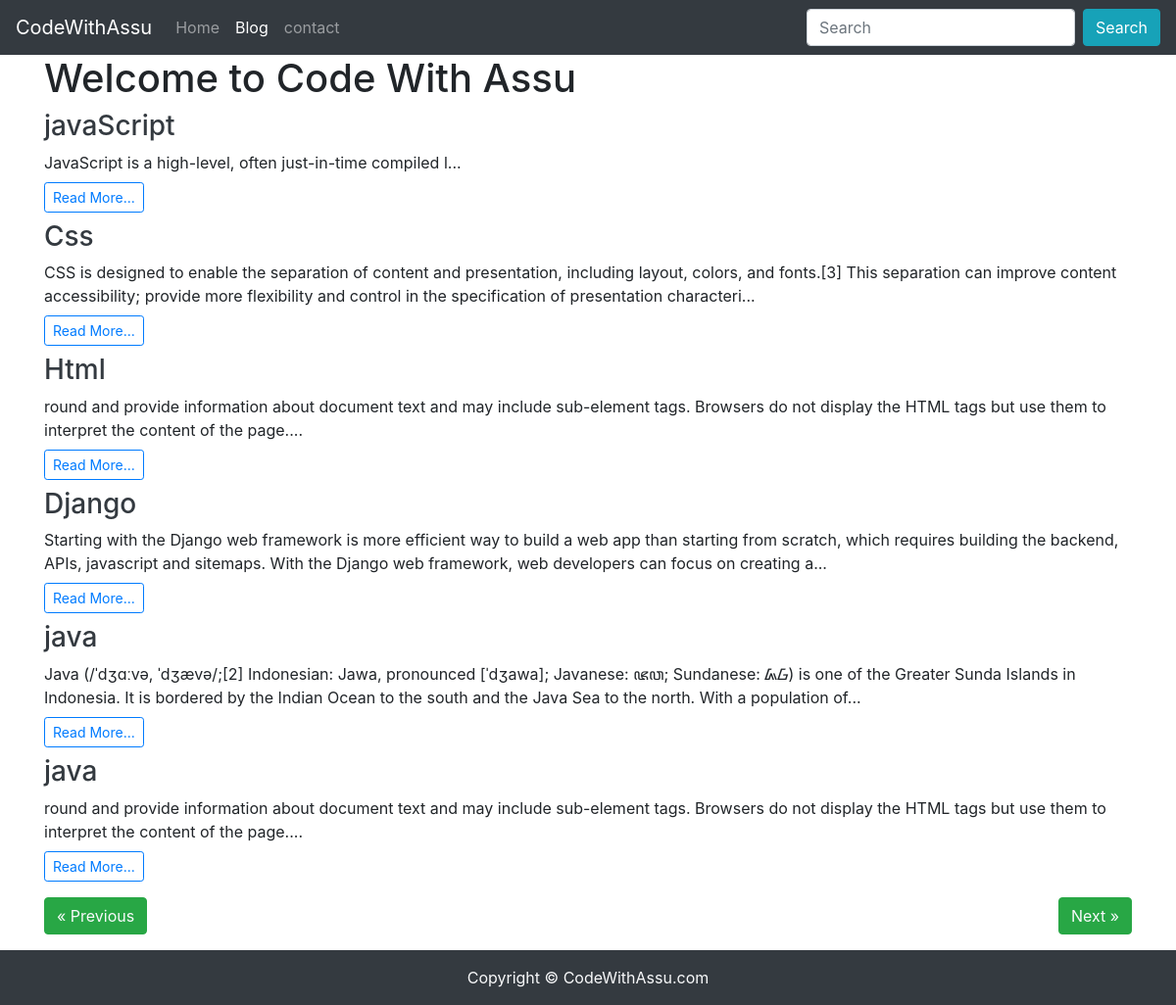
Page /blog on the committed database.
### blog/models.py (models this page shows, shortened)
class Blog(models.Model):
    sno=models.AutoField(primary_key=True)
    title=models.CharField(max_length=200)
    short_desc=models.CharField(max_length=300,default='')
    content=models.TextField()
    slug=models.CharField(max_length=100)
    time=models.DateTimeField(auto_now_add=True)

### blog/views.py (the view)
# urls.py: path('blog',views.blog,name='blog'),
def blog(request):
    no_of_posts=6
    page=request.GET.get('page')
    if page is None:
        page=1
    else:
        page=int(page)
    print(page)
    blogs=Blog.objects.all()
    length=len(blogs)
    blogs=blogs[(page-1)*no_of_posts:page*no_of_posts]
    length=length
    if page>1:
        prev=page-1
    else:
        prev=None
    if page<math.ceil(length/no_of_posts):
        nxt=page+1
    else:
        nxt=None
    context={'blogs':blogs,'prev':prev,'nxt':nxt}
    return render(request,'bloghome.html',context)

### templates/bloghome.html (shortened to what this page needs)
{% extends "base.html" %}
{% block blogactive %}active{% endblock blogactive %}
{% block body %}
<div class='container'>
    <h1>Welcome to Code With Assu</h1>
    {% for blog in blogs %}
    <div class="my-2">
        <h3 class="mt-0 "><a href='/blogpost/{{blog.slug}}' class="text-dark">{{blog.title}}</a></h3>
        <div class='my-2'>
            {{blog.short_desc|slice:245}}...
        </div>
        <a href='/blogpost/{{blog.slug}}' class="text-dark"><button class="btn btn-outline-primary btn-sm">Read More...</button></a>
    </div>
    {% endfor %}
    <div class='my-3'>
        {% if prev %}
        <button class='btn btn-success '><a class='text-light' href='/blog?page={{prev}}'>&laquo; Previous</a></button>
        {% else%}
        <button class='btn btn-success'><a class='text-light' href='#'>&laquo; Previous</a></button>
        {% endif %}
        {% if nxt %}
        <button class='btn btn-success float-right'><a class='text-light' href='/blog?page={{nxt}}'>Next &raquo; </a></button>
        {% else%}
        <button class='btn btn-success float-right'><a class='text-light' href='#'>Next &raquo; </a></button>
        {% endif %}
    </div>
</div>
{% endblock body %}

### templates/base.html (shortened to what this page needs)
<!doctype html>
<html lang="en">
  <head>
    <link rel="stylesheet" href="https://cdn.jsdelivr.net/npm/bootstrap@4.4.1/dist/css/bootstrap.min.css">
  </head>
  <body>
    <nav class="navbar navbar-expand-lg navbar-dark bg-dark sticky-top">
        <a class="navbar-brand" href="/">CodeWithAssu</a>
        <div class="collapse navbar-collapse" id="navbarSupportedContent">
          <ul class="navbar-nav mr-auto">
            <li class="nav-item">
              <a class="nav-link {% block homeactive %}{% endblock homeactive %}" href="/">Home<span class="sr-only">(current)</span></a>
            </li>
            <li class="nav-item">
              <a class="nav-link {% block blogactive %}{% endblock blogactive %}" href="/blog">Blog</a>
            </li>
            <li class="nav-item">
              <a class="nav-link {% block contactactive %}{% endblock contactactive %}" href="/contact">contact</a>
            </li>
          </ul>
          <form action='/search' method='get'  class="form-inline my-2 my-lg-0">
            <input class="form-control mr-sm-2" type="search" placeholder="Search" aria-label="Search">
            <button class="btn btn-info my-2 my-sm-0" type="submit">Search</button>
          </form>
        </div>
      </nav>
    {% block body %}{% endblock body %}
    <footer class='py-3 text-light bg-dark text-center '> Copyright &copy; CodeWithAssu.com</footer>
  </body>
</html>

### templates/bloghome.html (style rules this page uses)
.container { min-height:90vh; }

### rows in the picture
Blog: title "javaScript", short_desc "JavaScript is a high-level, often just-in-time compiled l"
Blog: title "Css", short_desc "CSS is designed to enable the separation of content and presentation, including layout, colors, and fonts.[3] This separation can improve content accessibility; provide more flexibility and control in the specification of presentation characteri"
Blog: title "Html", short_desc "round and provide information about document text and may include sub-element tags. Browsers do not display the HTML tags but use them to interpret the content of the page."
Blog: title "Django", short_desc "Starting with the Django web framework is more efficient way to build a web app than starting from scratch, which requires building the backend, APIs, javascript and sitemaps. With the Django web framework, web developers can focus on creating a"
Blog: title "java", short_desc "Java (/ˈdʒɑːvə, ˈdʒævə/;[2] Indonesian: Jawa, pronounced [ˈdʒawa]; Javanese: ꦗꦮ; Sundanese: ᮏᮝ) is one of the Greater Sunda Islands in Indonesia. It is bordered by the Indian Ocean to the south and the Java Sea to the north. With a population of"
Blog: title "java", short_desc "round and provide information about document text and may include sub-element tags. Browsers do not display the HTML tags but use them to interpret the content of the page."
